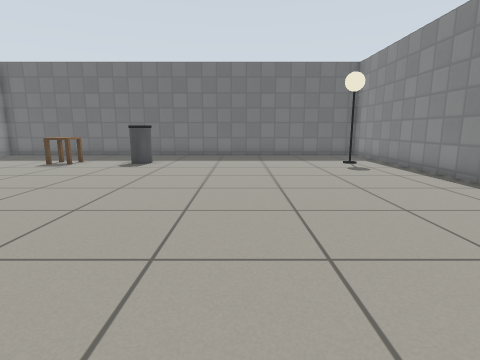
View 1 (above)

16 first-person views from a walk through a world built for the Gazebo simulator. The camera is 0.72 m above the floor, tilts 10° down and sees 80° across. The floor is counted in squares, 0.5 m on a side. Each view is taken from the middle of a square. On the plan, view 1 faces up. The plan holds only what a view shows up to about 14 squares ahead; the rest is blank. Simple patterns stand in for the simulator's built-in surfaces. Some stock models are drawn as simple stand-ins.

View 2
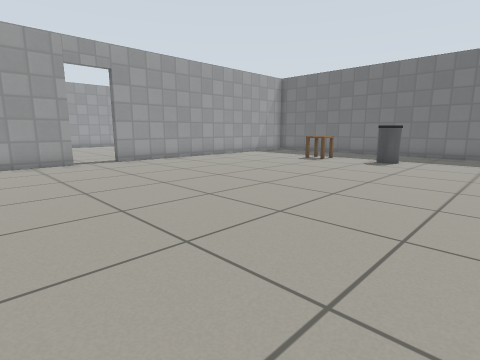

View 3
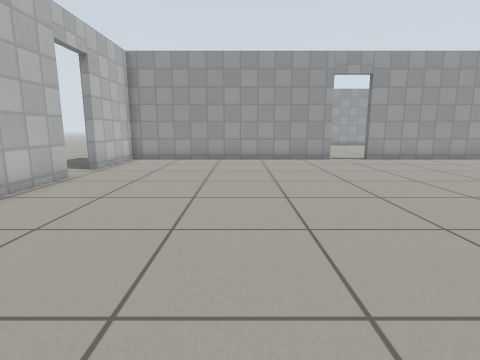

View 4
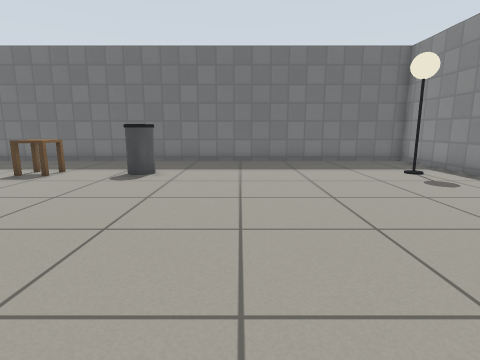

View 5
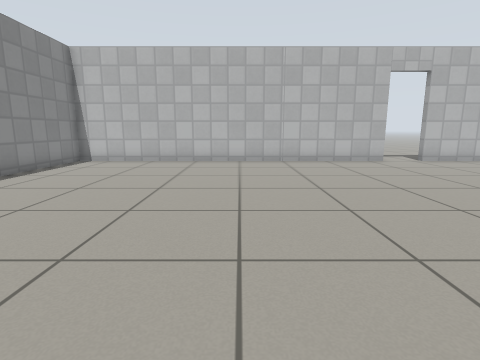

View 6
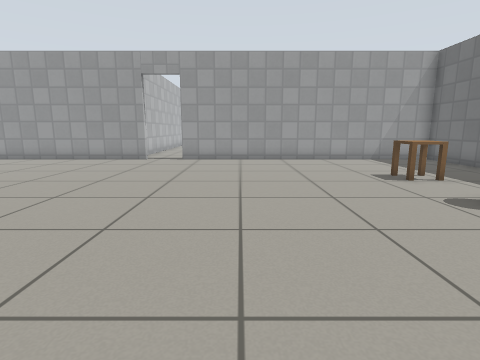

View 7
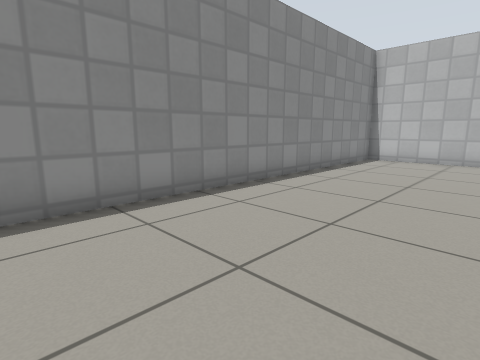

View 8
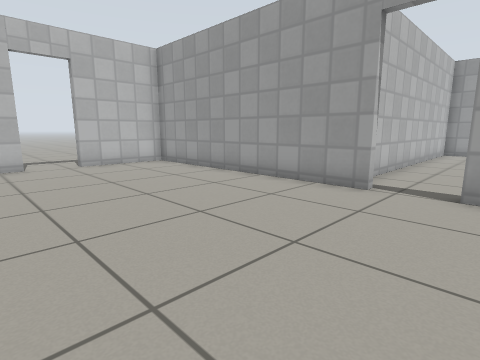

View 9
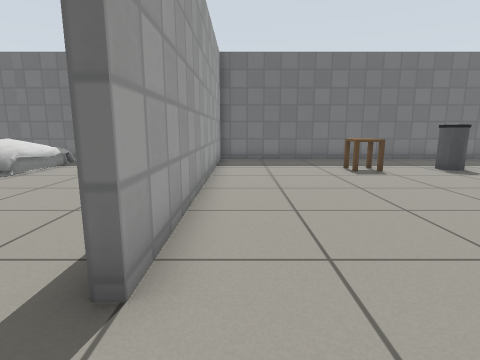

View 10
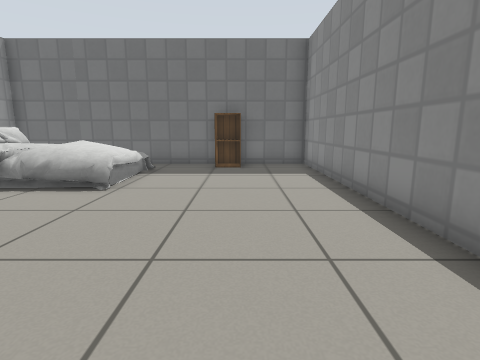

View 11
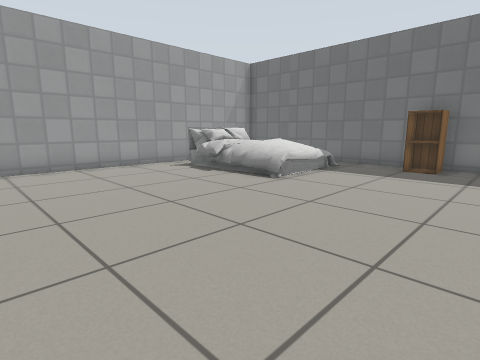

View 12
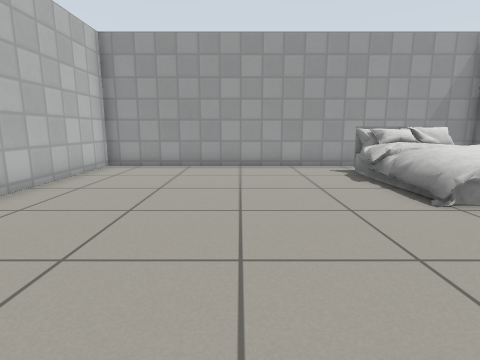

View 13
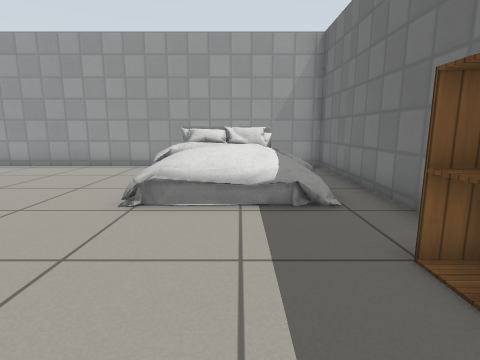

View 14
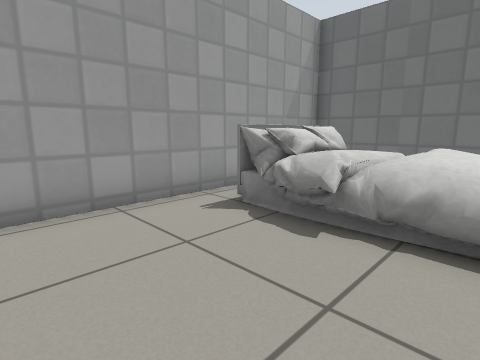

View 15
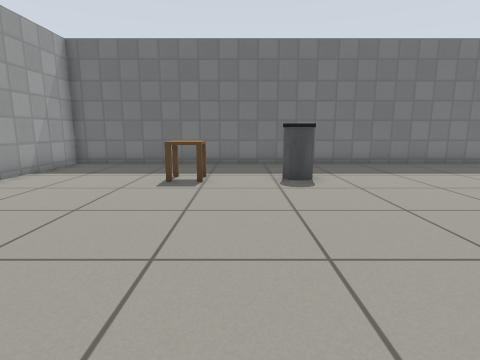

View 16
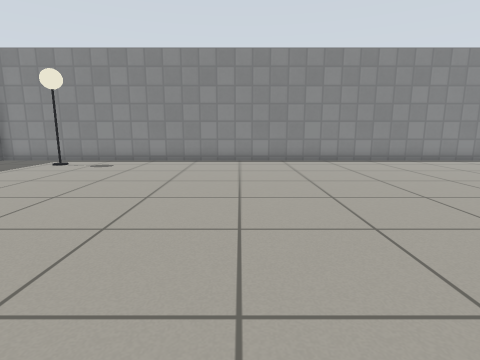

### Floor plan
Points are (right, up) in squares from view 1. A wall is a line through its corners. A room is listed if a view was taken in it or the views show most of it. See-through windows are left out.
Room 1 (views 1, 2, 3, 4, 5, 6, 7, 8, 9, 15, 16)
walls: (-13, 2.4) (-13, -7.3) (-9.5, -7.3); (-7.7, -7.3) (6.4, -7.3) (6.4, 16.1) (-13, 16.1) (-13, 4.2)
ways out: open door at (-13, 3.5) to room 2; open door at (-8.5, -7.5)
objects: side table (-8, 12) to (-7, 13); bin (-5, 12) to (-4, 13); lamp (4, 12) to (5, 13)
Room 2 (views 10, 11, 12, 13, 14)
walls: (-13.3, 7) (-13.3, 16.1) (-25.4, 16.1) (-25.4, 1.7) (-15, 1.7)
ways out: open door at (-13, 3.5) to room 1
objects: bed (-24, 11) to (-19, 15); cabinet (-17, 15) to (-16, 15)

Positions as (right, up) in squares from view 1, and headings:
1: (0, 0), facing up
2: (0, -1), facing up-left
3: (1, -2), facing left
4: (-1, 3), facing up
5: (-1, 6), facing down
6: (1, 7), facing left
7: (1, 7), facing down-right
8: (-6, 5), facing down-left
9: (-12, 2), facing up
10: (-16, 4), facing up
11: (-14, 4), facing up-left
12: (-14, 7), facing left
13: (-14, 13), facing left
14: (-20, 7), facing up-left
15: (-6, 4), facing up
16: (-7, 5), facing right
